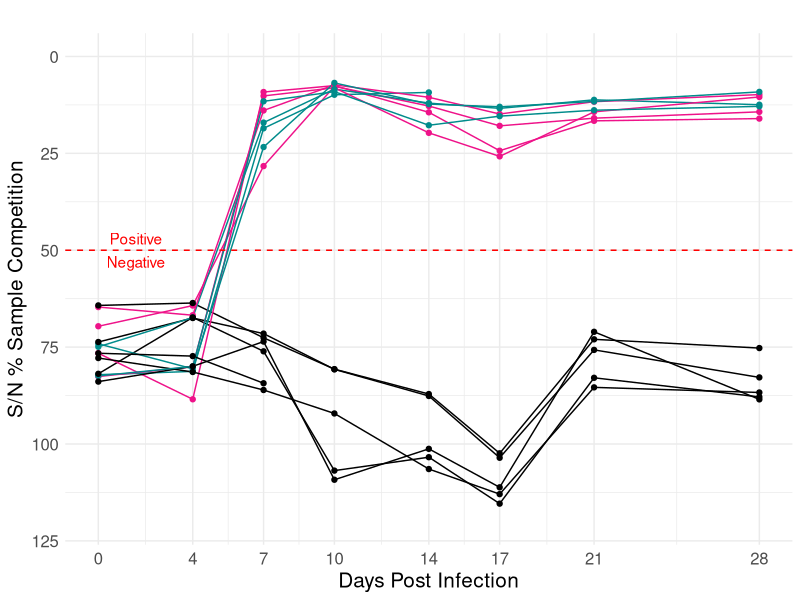
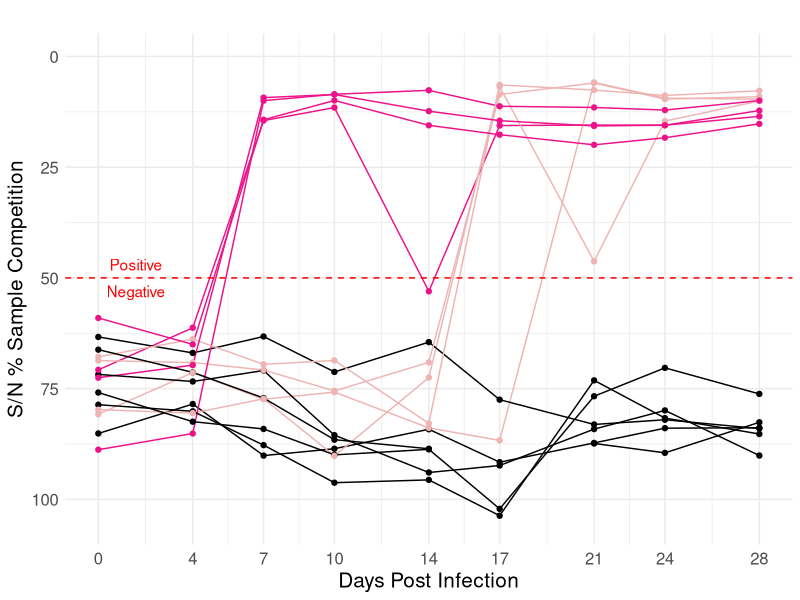
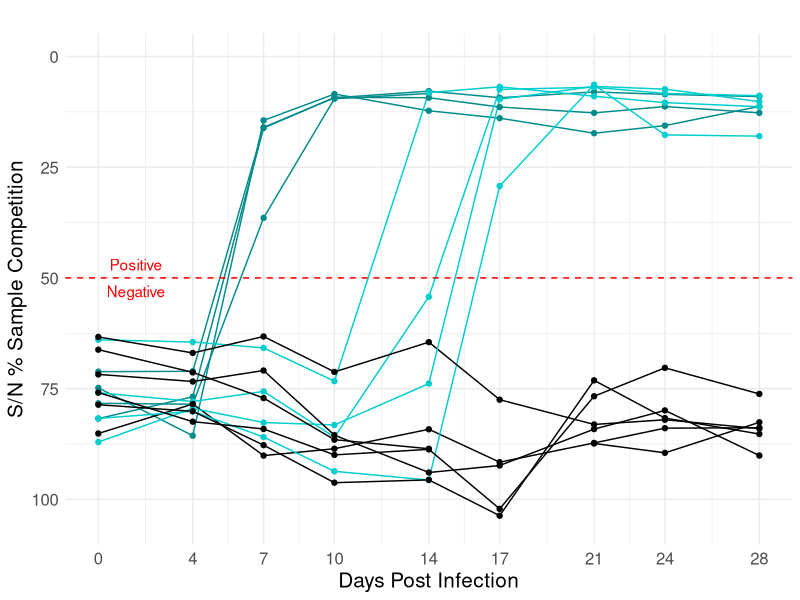
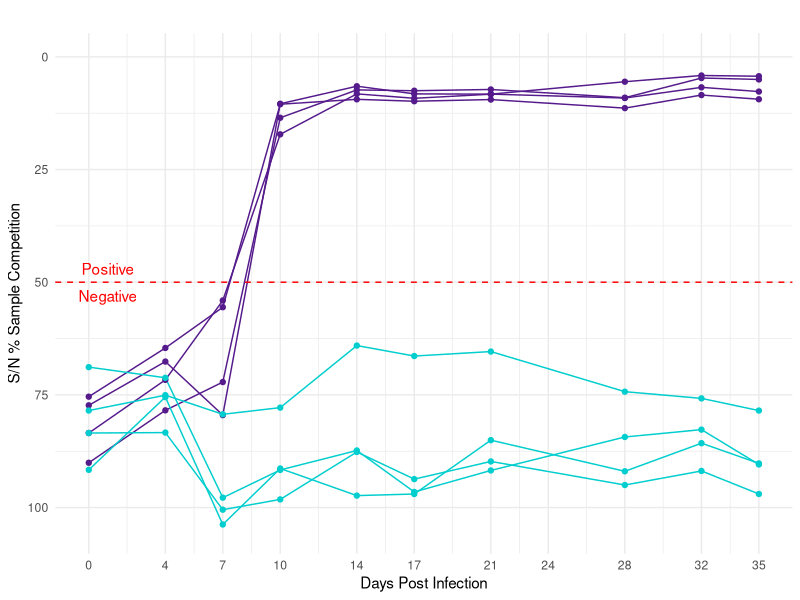
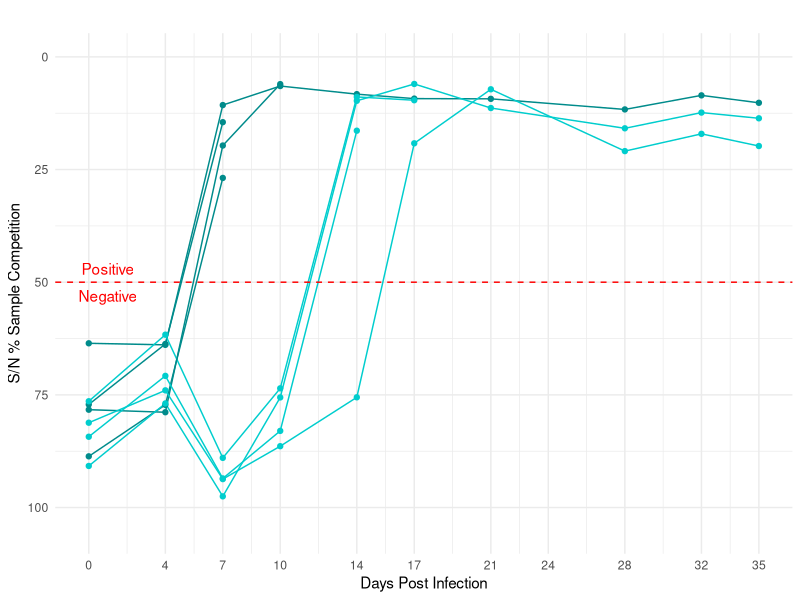
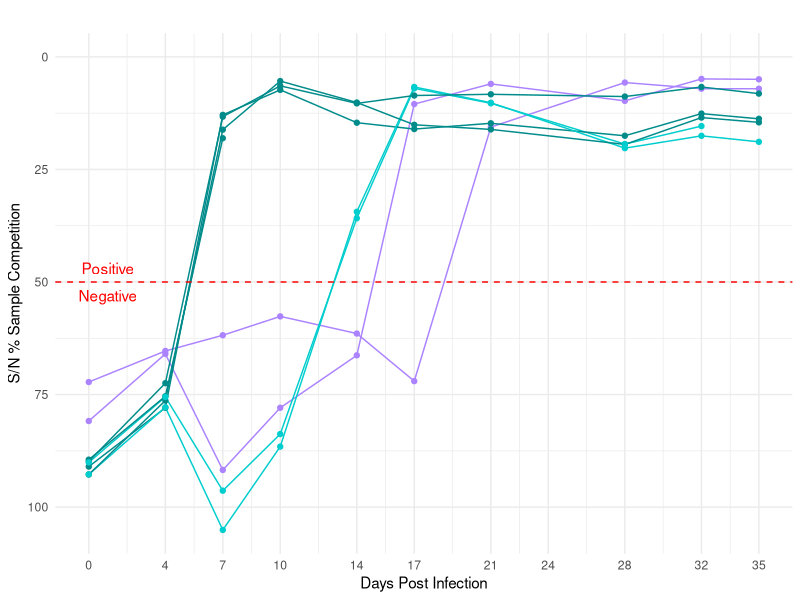
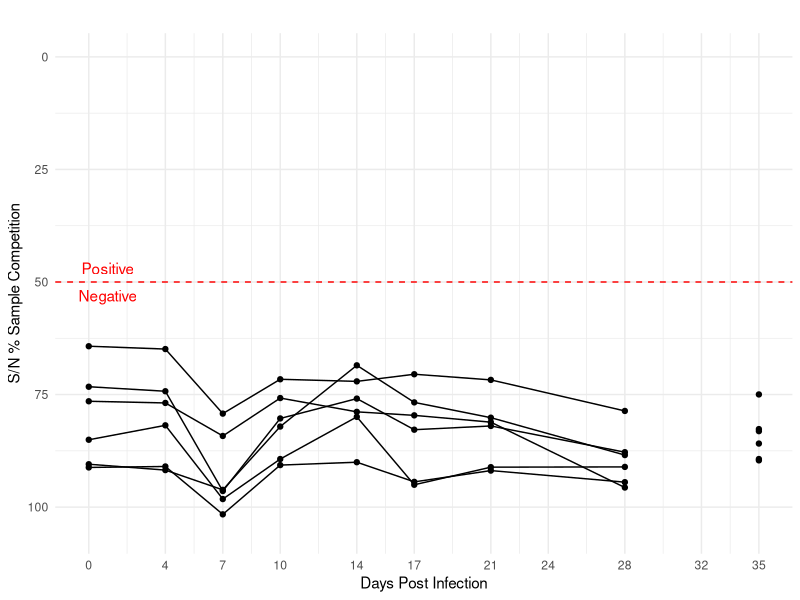
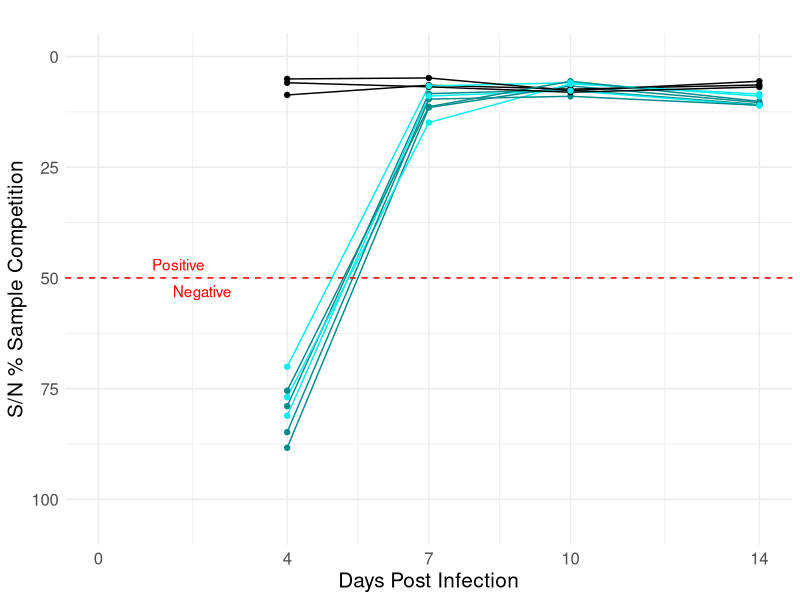

Write R code to recreate these figures, in order.
#############################################################################################################
# Empirical and model-based evidence for a negligible role of cattle in 
# peste des petits ruminants transmission and eradication

# Catherine M. Herzog#*, Fasil Aklilu#, Demeke Sibhatu, Dereje Shegu, 
# Redeat Belaineh, Abde Aliy Mohammed, Menbere Kidane,  Claudia Schulz,
# Brian J. Willett, Sarah Cleaveland, Dalan Bailey, Andrew R. Peters, 
# Isabella M. Cattadori, Peter J. Hudson, Hagos Asgedom, Joram Buza, 
# Mesfin Sahle Forza, Tesfaye Rufael Chibssa, Solomon Gebredufe, Nick Juleff, 
# Ottar N. Bjørnstad, Michael D. Baron, Vivek Kapur*

# Code for: analyze and visualize serology data for PPRV transmission trials
# Code written by: Catherine M. Herzog, PhD MPH

#############################################################################################################


######################
#  Load libraries ----
######################

library(ggplot2)   # for plotting figures
library(tidyverse) # for piping %>%

###############################################
#  Serology Data Import, Data Management  ----
###############################################

# Load the data by pointing to the location within the repo/project that this data resides (data folder)
trial1_sero <- read.csv("data/sero/trial1_sero.csv", header = TRUE)
trial2_sero <- read.csv("data/sero/trial2_sero.csv", header = TRUE)
trial3_sero <- read.csv("data/sero/trial3_sero.csv", header = TRUE)
trial3_chall_sero <- read.csv("data/sero/trial3_challenge_sero.csv", header = TRUE)
trial4_sero <- read.csv("data/sero/trial4_sero.csv", header = TRUE)
trial5_sero <- read.csv("data/sero/trial5_sero.csv", header = TRUE)

# Making sure each variable (column in data frame) is of the correct data type (factor, numeric, character, etc)
trial1_sero$eartag <- as.factor(trial1_sero$eartag)
trial1_sero$barn <- as.factor(trial1_sero$barn)
trial2_sero$eartag <- as.factor(trial2_sero$eartag)
trial2_sero$barn <- as.factor(trial2_sero$barn)
trial3_sero$eartag <- as.factor(trial3_sero$eartag)
trial3_sero$barn <- as.factor(trial3_sero$barn)
trial3_chall_sero$eartag <- as.factor(trial3_chall_sero$eartag)
trial3_chall_sero$barn <- as.factor(trial3_chall_sero$barn)
trial4_sero$eartag <- as.factor(trial4_sero$eartag)
trial4_sero$barn <- as.factor(trial4_sero$barn)
trial5_sero$eartag <- as.factor(trial5_sero$eartag)
trial5_sero$barn <- as.factor(trial5_sero$barn)


#####################
#  Trial 1 ----
#####################

trial1_cols <- c("1" = "black", "3" = "deeppink2", "5" = "cyan4") 

jpeg("output/sero/trial1_serology_FigS4C.jpeg", width = 6, height = 5, units = "in", quality = 100, res = 600)
ggplot(trial1_sero, aes(dpi, sn, color=barn)) +
  geom_line(aes(group = eartag)) +
  geom_point() +
  labs(title = "", x = "Days Post Infection", y = "S/N % Sample Competition") +
  scale_x_continuous(limits = c(0,28), breaks = c(0, 4, 7, 10, 14, 17, 21, 28)) +
  scale_y_reverse(limits = c(120, 0)) +
  scale_color_manual(name = "", 
                     labels = c("Control", "Sheep", "Goat"),
                     values = trial1_cols) +
  geom_hline(yintercept = 50, linetype = "dashed", color = "red") +
  annotate("text", x = 1.6, y = 47, label = "Positive", colour = "red") +
  annotate("text", x = 1.6, y = 53, label = "Negative", colour = "red") +
  theme_minimal() +
  theme(legend.position = "none", axis.text = element_text(size = 12), axis.title = element_text(size = 15))
invisible(dev.off())
# 5 missing values for control 808 that died
# 3 missing values for euthanized goat 25 after dpi 14


#####################
#  Trial 2 ----
#####################

trial2_g <- subset(trial2_sero, barn != 6) # goats 
trial2_s <- subset(trial2_sero, barn != 4) # sheep 
#controls are barn 5

trial2_cols <- c("4a" = "cyan4", "4b" = "cyan3", "5b" = "black", "6a" = "deeppink2", "6b" = "rosybrown2" )


jpeg("output/sero/trial2_serology_sheep_FigS5Cs.jpeg", width = 8, height = 7, units = "in", quality = 100, res = 600)
ss <- ggplot(trial2_s, aes(dpi, sn, color=barni)) +
  geom_line(aes(group = eartag)) +
  geom_point() +
  labs(title = "", x = "Days Post Infection", y = "S/N % Sample Competition") +
  scale_x_continuous(limits = c(0,28), breaks = c(0, 4, 7, 10, 14, 17, 21, 24, 28)) +
  scale_y_reverse(limits = c(105, 0)) +
  scale_color_manual(name = "Barn + Status", 
                     labels = c("All Controls", "Inoculated Sheep", "Sentinel Sheep"),
                     values = trial2_cols) +
  geom_hline(yintercept = 50, linetype = "dashed", color = "red") +
  annotate("text", x = 1.6, y = 47, label = "Positive", colour = "red") +
  annotate("text", x = 1.6, y = 53, label = "Negative", colour = "red") +
  theme_minimal() +
  theme(legend.position = "none", axis.title = element_text(size = 15), axis.text = element_text(size = 12))
ss
invisible(dev.off())


jpeg("output/sero/trial2_serology_goats_FigS5Cg.jpeg", width = 8, height = 7, units = "in", quality = 100, res = 600)
sg <- ggplot(trial2_g, aes(dpi, sn, color=barni)) +
  geom_line(aes(group = eartag)) +
  geom_point() +
  labs(title = "", x = "Days Post Infection", y = "S/N % Sample Competition") +
  scale_x_continuous(limits = c(0,28), breaks = c(0, 4, 7, 10, 14, 17, 21, 24, 28)) +
  scale_y_reverse(limits = c(105, 0)) +
  scale_color_manual(name = "Barn + Status", 
                     labels = c("Inoculated Goats", "Sentinel Goats", "All Controls"),
                     values = trial2_cols) +
  geom_hline(yintercept = 50, linetype = "dashed", color = "red") +
  annotate("text", x = 1.6, y = 47, label = "Positive", colour = "red") +
  annotate("text", x = 1.6, y = 53, label = "Negative", colour = "red") +
  theme_minimal() +
  theme(legend.position = "none", axis.title = element_text(size = 15), axis.text = element_text(size = 12))
sg
invisible(dev.off())
# 4 missing rows are the 4 dpis that animal 21 was dead for 17, 21, 24, 28


#####################
#  Trial 3 ----
#####################

# split by barn
trial3_b3_sero <- subset(trial3_sero, barn == 3) # Box A Inoculated cattle to sentinel goats
trial3_b4_sero <- subset(trial3_sero, barn == 4) # Box C Inoculated goats to sentinel cattle and goats (confirmatory)
trial3_b5_sero <- subset(trial3_sero, barn == 5) # Box B positive control goats
trial3_b6_sero <- subset(trial3_sero, barn == 6) # negative controls - not sampled

trial3_cols <- c("5a" = "cyan4", "5b" = "cyan3", "6b" = "black", "6c" = "black", "3a" = "purple4", "3b" = "cyan3", 
                 "4a" = "cyan4", "4b" = "cyan3", "4c" = "mediumpurple1")

jpeg("output/sero/trial3_b3_serology.jpeg", width = 8, height = 7, units = "in", quality = 100, res = 600)
ggplot(trial3_b3_sero, aes(dpi, sn, color=barni)) +
  geom_line(aes(group = eartag)) +
  geom_point() +
  labs(title = "", x = "Days Post Infection", y = "S/N % Sample Competition") +
  scale_x_continuous(limits = c(0,35), breaks = c(0, 4, 7, 10, 14, 17, 21, 24, 28, 32, 35)) +
  scale_y_reverse(limits = c(105, 0)) +
  scale_color_manual(name = "Barn A", 
                     labels = c("Cattle (Inoculated)", "Goats (In Contact)"),
                     values = trial3_cols) +
  geom_hline(yintercept = 50, linetype = "dashed", color = "red") +
  annotate("text", x = 1, y = 47, label = "Positive", colour = "red") +
  annotate("text", x = 1, y = 53, label = "Negative", colour = "red") +
  theme_minimal() + 
  theme(legend.position = "none")
invisible(dev.off())


jpeg("output/sero/trial3_b5_poscontrols_serology_FigS10A.jpeg", width = 8, height = 7, units = "in", quality = 100, res = 600)
ggplot(trial3_b5_sero, aes(dpi, sn, color=barni)) +
  geom_line(aes(group = eartag)) +
  geom_point() +
  labs(title = "", x = "Days Post Infection", y = "S/N % Sample Competition") +
  scale_x_continuous(limits = c(0,35), breaks = c(0, 4, 7, 10, 14, 17, 21, 24, 28, 32, 35)) +
  scale_y_reverse(limits = c(105, 0)) +
  scale_color_manual(name = "Barn B", 
                     labels = c("Goats (Inoculated)", "Goats (In Contact)"),
                     values = trial3_cols) +
  geom_hline(yintercept = 50, linetype = "dashed", color = "red") +
  annotate("text", x = 1, y = 47, label = "Positive", colour = "red") +
  annotate("text", x = 1, y = 53, label = "Negative", colour = "red") +
  theme_minimal() + 
  theme(legend.position = "none")
invisible(dev.off())
# 19 rows missing, all dead

jpeg("output/sero/trial3_b4_serology_Fig1C.jpeg", width = 8, height = 7, units = "in", quality = 100, res = 600)
ggplot(trial3_b4_sero, aes(dpi, sn, color=barni)) +
  geom_line(aes(group = eartag)) +
  geom_point() +
  labs(title = "", x = "Days Post Infection", y = "S/N % Sample Competition") +
  scale_x_continuous(limits = c(0,35), breaks = c(0, 4, 7, 10, 14, 17, 21, 24, 28, 32, 35)) +
  scale_y_reverse(limits = c(105.1, 0)) +    # made this 105.1 instead of 105, to accomodate 1 point
  scale_color_manual(name = "Barn C", 
                     labels = c("Goats (Inoculated)", "Goats (In Contact)", "Cattle (In Contact)"),
                     values = trial3_cols) +
  geom_hline(yintercept = 50, linetype = "dashed", color = "red") +
  annotate("text", x = 1, y = 47, label = "Positive", colour = "red") +
  annotate("text", x = 1, y = 53, label = "Negative", colour = "red") +
  theme_minimal() + 
  theme(legend.position = "none")
invisible(dev.off())
# 5 rows, 5 dead  

jpeg("output/sero/trial3_b6_negcontrols_serology_FigS10B.jpeg", width = 8, height = 7, units = "in", quality = 100, res = 600)
ggplot(trial3_b6_sero, aes(dpi, sn, color=barni)) +
  geom_line(aes(group = eartag)) +
  geom_point() +
  labs(title = "", x = "Days Post Infection", y = "S/N % Sample Competition") +
  scale_x_continuous(limits = c(0,35), breaks = c(0, 4, 7, 10, 14, 17, 21, 24, 28, 32, 35)) +
  scale_y_reverse(limits = c(105.1, 0)) +    # made this 105.1 instead of 105, to accomodate 1 point
  scale_color_manual(name = "Controls", 
                     labels = c("Goats", "Cattle"),
                     values = trial3_cols) +
  geom_hline(yintercept = 50, linetype = "dashed", color = "red") +
  annotate("text", x = 1, y = 47, label = "Positive", colour = "red") +
  annotate("text", x = 1, y = 53, label = "Negative", colour = "red") +
  theme_minimal() + 
  theme(legend.position = "none")
invisible(dev.off())


#####################
#  Trial 3 Challenge ----
#####################

trial3_chall_cols <- c("3" = "cyan4", "4" = "black", "6" = "cyan2")

jpeg("output/sero/trial3_challenge_serology_FigS9C.jpeg", width = 8, height = 7, units = "in", quality = 100, res = 600)
ggplot(trial3_chall_sero, aes(dpi, sn, color=barn)) +
  geom_line(aes(group = eartag)) +
  geom_point() +
  labs(title = "", x = "Days Post Infection", y = "S/N % Sample Competition") +
  scale_x_continuous(limits = c(0,14), breaks = c(0, 4, 7, 10, 14)) +
  scale_y_reverse(limits = c(105, 0)) +
  scale_color_manual(name = "", 
                     labels = c("Cattle sentinel goats", "Seropositive goats", "Negative Controls"),
                     values = trial3_chall_cols) +
  geom_hline(yintercept = 50, linetype = "dashed", color = "red") +
  annotate("text", x = 1.7, y = 47, label = "Positive", colour = "red") +
  annotate("text", x = 2.2, y = 53, label = "Negative", colour = "red") +
  theme_minimal() + 
  theme(legend.position = "none", axis.title = element_text(size = 15), axis.text = element_text(size = 12))
invisible(dev.off())


#####################
#  Trial 4 ----
#####################

# split by barn
trial4_b6_sero <- subset(trial4_sero, barn == 6) # box A Inoculated cattle to sentinel goats
trial4_b1_sero <- subset(trial4_sero, barn == 1) # box C Inoculated cattle to sentinel goats
trial4_b4_sero <- subset(trial4_sero, barn == 4) # Inoculated cattle to sentinel goats
trial4_b5_sero <- subset(trial4_sero, barn == 5) # positive controls 
trial4_b3_sero <- subset(trial4_sero, barn == 3) # negative controls 
trial4_b614_sero <- subset(trial4_sero, barn == 6 | barn == 1 | barn ==4) #all experimental together

trial4_cols <- c("6a" = "purple4", "6b" = "cyan3", "1a" = "purple4", "1b" = "cyan3", "4a" = "purple4", "4b" = "cyan3",
                 "5a" = "cyan4", "5b" = "cyan3", "3a" = "cyan3")
trial4_cols_sp <- c("Bovine" = "purple4", "Caprine" = "cyan3")


jpeg("output/sero/trial4_b6_serology.jpeg", width = 8, height = 7, units = "in", quality = 100, res = 600)
ggplot(trial4_b6_sero, aes(dpi, sn, color=barni)) +
  geom_line(aes(group = eartag)) +
  geom_point() +
  labs(title = "", x = "Days Post Infection", y = "S/N % Sample Competition") +
  scale_x_continuous(limits = c(0,35), breaks = c(0, 4, 7, 10, 14, 17, 21, 24, 28, 32, 35)) +
  scale_y_reverse(limits = c(105, 0)) +
  scale_color_manual(name = "Barn A", 
                     labels = c("Cattle (Inoculated)", "Goats (Sentinel)"),
                     values = trial4_cols) +
  geom_hline(yintercept = 50, linetype = "dashed", color = "red") +
  annotate("text", x = 1, y = 47, label = "Positive", colour = "red") +
  annotate("text", x = 1, y = 53, label = "Negative", colour = "red") +
  theme_minimal() + 
  theme(legend.position = "none")
invisible(dev.off())


jpeg("output/sero/trial4_b1_serology.jpeg", width = 8, height = 7, units = "in", quality = 100, res = 600)
ggplot(trial4_b1_sero, aes(dpi, sn, color=barni)) +
  geom_line(aes(group = eartag)) +
  geom_point() +
  labs(title = "", x = "Days Post Infection", y = "S/N % Sample Competition") +
  scale_x_continuous(limits = c(0,35), breaks = c(0, 4, 7, 10, 14, 17, 21, 24, 28, 32, 35)) +
  scale_y_reverse(limits = c(105, 0)) +
  scale_color_manual(name = "Barn B", 
                     labels = c("Cattle (Inoculated)", "Goats (Sentinel)"),
                     values = trial4_cols) +
  geom_hline(yintercept = 50, linetype = "dashed", color = "red") +
  annotate("text", x = 1, y = 47, label = "Positive", colour = "red") +
  annotate("text", x = 1, y = 53, label = "Negative", colour = "red") +
  theme_minimal() + 
  theme(legend.position = "none")
invisible(dev.off())

jpeg("output/sero/trial4_b4_serology.jpeg", width = 8, height = 7, units = "in", quality = 100, res = 600)
ggplot(trial4_b4_sero, aes(dpi, sn, color=barni)) +
  geom_line(aes(group = eartag)) +
  geom_point() +
  labs(title = "", x = "Days Post Infection", y = "S/N % Sample Competition") +
  scale_x_continuous(limits = c(0,35), breaks = c(0, 4, 7, 10, 14, 17, 21, 24, 28, 32, 35)) +
  scale_y_reverse(limits = c(105.1, 0)) +    # made this 105.1 instead of 105, to accommodate 1 point
  scale_color_manual(name = "Barn C", 
                     labels = c("Cattle (Inoculated)", "Goats (Sentinel)"),
                     values = trial4_cols) +
  geom_hline(yintercept = 50, linetype = "dashed", color = "red") +
  annotate("text", x = 1, y = 47, label = "Positive", colour = "red") +
  annotate("text", x = 1, y = 53, label = "Negative", colour = "red") +
  theme_minimal() + 
  theme(legend.position = "none")
invisible(dev.off())
# Eartag 181 died mechanical injury by dpi 21 so missing 3 rows

jpeg("output/sero/trial4_b5_poscontrols_serology_FigS11A.jpeg", width = 8, height = 7, units = "in", quality = 100, res = 600)
ggplot(trial4_b5_sero, aes(dpi, sn, color=barni)) +
  geom_line(aes(group = eartag)) +
  geom_point() +
  labs(title = "", x = "Days Post Infection", y = "S/N % Sample Competition") +
  scale_x_continuous(limits = c(0,35), breaks = c(0, 4, 7, 10, 14, 17, 21, 24, 28, 32, 35)) +
  scale_y_reverse(limits = c(105.1, 0)) +    # made this 105.1 instead of 105, to accommodate 1 point
  scale_color_manual(name = "Controls", 
                     labels = c("Goats (Inoculated)", "Goats (Sentinel)"),
                     values = trial4_cols) +
  geom_hline(yintercept = 50, linetype = "dashed", color = "red") +
  annotate("text", x = 1, y = 47, label = "Positive", colour = "red") +
  annotate("text", x = 1, y = 53, label = "Negative", colour = "red") +
  theme_minimal() + 
  theme(legend.position = "none")
invisible(dev.off())
# Eartag 172 Inoculated died 12/6/2020 by dpi 10, 175 sentinal and 179 Inoculated died by dpi 21  

jpeg("output/sero/trial4_b3_negcontrols_serology_FigS11B.jpeg", width = 8, height = 7, units = "in", quality = 100, res = 600)
ggplot(trial4_b3_sero, aes(dpi, sn, color=barni)) +
  geom_line(aes(group = eartag)) +
  geom_point() +
  labs(title = "", x = "Days Post Infection", y = "S/N % Sample Competition") +
  scale_x_continuous(limits = c(0,35), breaks = c(0, 4, 7, 10, 14, 17, 21, 24, 28, 32, 35)) +
  scale_y_reverse(limits = c(105.1, 0)) +    # made this 105.1 instead of 105, to accommodate 1 point
  scale_color_manual(name = "Controls", 
                     labels = c("Goats (Sentinel)"),
                     values = trial4_cols) +
  geom_hline(yintercept = 50, linetype = "dashed", color = "red") +
  annotate("text", x = 1, y = 47, label = "Positive", colour = "red") +
  annotate("text", x = 1, y = 53, label = "Negative", colour = "red") +
  theme_minimal() + 
  theme(legend.position = "none")
invisible(dev.off())

# All experimental together
jpeg("output/sero/trial4_b614_serology.jpeg", width = 8, height = 7, units = "in", quality = 100, res = 600)
ggplot(trial4_b614_sero, aes(dpi, sn, color=species)) +
  geom_line(aes(group = eartag)) +
  geom_point() +
  labs(title = "", x = "Days Post Infection", y = "S/N % Sample Competition") +
  scale_x_continuous(limits = c(0,35), breaks = c(0, 4, 7, 10, 14, 17, 21, 24, 28, 32, 35)) +
  scale_y_reverse(limits = c(105.1, 0)) +    # made this 105.1 instead of 105, to accommodate 1 point
  scale_color_manual(name = "Controls", 
                     #labels = c("Goats", "Cattle"),
                     values = trial4_cols_sp) +
  geom_hline(yintercept = 50, linetype = "dashed", color = "red") +
  annotate("text", x = 1, y = 47, label = "Positive", colour = "red") +
  annotate("text", x = 1, y = 53, label = "Negative", colour = "red") +
  theme_minimal() + 
  theme(legend.position = "none")
invisible(dev.off())
# Missing 3 rows due to goat 181



#####################
#  Trial 5 ----
#####################

trial5_cols <- c("1a" = "purple4", "2a" = "purple4", "5a" = "purple4", "6a" = "purple4",
                 "1b" = "cyan3", "2b" = "cyan3", "5b" = "cyan3", "6b" = "cyan3",
                 "3a" = "cyan4", "4b" = "cyan3") 

trial5_cols_sp <- c("Bovine" = "purple4", "Caprine" = "cyan3")

# split by barn
trial5_b1_sero <- subset(trial5_sero, barn == 1) # box D Inoculated cattle to sentinel goats
trial5_b2_sero <- subset(trial5_sero, barn == 2) # box C Inoculated cattle to sentinel goats
trial5_b5_sero <- subset(trial5_sero, barn == 5) # box A Inoculated cattle to sentinel goats
trial5_b6_sero <- subset(trial5_sero, barn == 6) # box B Inoculated cattle to sentinel goats
trial5_b3_sero <- subset(trial5_sero, barn == 3) # positive controls Box E
trial5_b4_sero <- subset(trial5_sero, barn == 4) # negative controls Box F
trial5_b1256_sero <- subset(trial5_sero, barn == 1 | barn == 2 | barn == 5 | barn == 6) # all experimental together

# Note although no sampling conducted on 24 dpi, this was in earlier trials to kept this on x axis for merging later.

jpeg("output/sero/trial5_b5_serology.jpeg", width = 8, height = 7, units = "in", quality = 100, res = 600)
ggplot(trial5_b5_sero, aes(dpi, sn, color=barni)) +
  geom_line(aes(group = eartag)) +
  geom_point() +
  labs(title = "", x = "Days Post Infection", y = "S/N % Sample Competition") +
  scale_x_continuous(limits = c(0,35), breaks = c(0, 4, 7, 10, 14, 17, 21, 24, 28, 32, 35)) +
  scale_y_reverse(limits = c(105, 0)) +
  scale_color_manual(name = "Barn A", 
                     labels = c("Cattle (Inoculated)", "Goats (Sentinel)"),
                     values = trial5_cols) +
  geom_hline(yintercept = 50, linetype = "dashed", color = "red") +
  annotate("text", x = 1, y = 47, label = "Positive", colour = "red") +
  annotate("text", x = 1, y = 53, label = "Negative", colour = "red") +
  theme_minimal() + 
  theme(legend.position = "none")
invisible(dev.off())
#Warning removed 1 row - the insane SN value for goat 232 on dpi 4 due to od2 being very high. Demeke is retesting as of 4/7

jpeg("output/sero/trial5_b6_serology.jpeg", width = 8, height = 7, units = "in", quality = 100, res = 600)
ggplot(trial5_b6_sero, aes(dpi, sn, color=barni)) +
  geom_line(aes(group = eartag)) +
  geom_point() +
  labs(title = "", x = "Days Post Infection", y = "S/N % Sample Competition") +
  scale_x_continuous(limits = c(0,35), breaks = c(0, 4, 7, 10, 14, 17, 21, 24, 28, 32, 35)) +
  scale_y_reverse(limits = c(105, 0)) +
  scale_color_manual(name = "Barn B", 
                     labels = c("Cattle (Inoculated)", "Goats (Sentinel)"),
                     values = trial5_cols) +
  geom_hline(yintercept = 50, linetype = "dashed", color = "red") +
  annotate("text", x = 1, y = 47, label = "Positive", colour = "red") +
  annotate("text", x = 1, y = 53, label = "Negative", colour = "red") +
  theme_minimal() + 
  theme(legend.position = "none")
invisible(dev.off())

jpeg("output/sero/trial5_b2_serology.jpeg", width = 8, height = 7, units = "in", quality = 100, res = 600)
ggplot(trial5_b2_sero, aes(dpi, sn, color=barni)) +
  geom_line(aes(group = eartag)) +
  geom_point() +
  labs(title = "", x = "Days Post Infection", y = "S/N % Sample Competition") +
  scale_x_continuous(limits = c(0,35), breaks = c(0, 4, 7, 10, 14, 17, 21, 24, 28, 32, 35)) +
  scale_y_reverse(limits = c(105.1, 0)) +    # made this 105.1 instead of 105, to accomodate 1 point
  scale_color_manual(name = "Barn C", 
                     labels = c("Cattle (Inoculated)", "Goats (Sentinel)"),
                     values = trial5_cols) +
  geom_hline(yintercept = 50, linetype = "dashed", color = "red") +
  annotate("text", x = 1, y = 47, label = "Positive", colour = "red") +
  annotate("text", x = 1, y = 53, label = "Negative", colour = "red") +
  theme_minimal() + 
  theme(legend.position = "none")
invisible(dev.off())

jpeg("output/sero/trial5_b1_serology.jpeg", width = 8, height = 7, units = "in", quality = 100, res = 600)
ggplot(trial5_b1_sero, aes(dpi, sn, color=barni)) +
  geom_line(aes(group = eartag)) +
  geom_point() +
  labs(title = "", x = "Days Post Infection", y = "S/N % Sample Competition") +
  scale_x_continuous(limits = c(0,35), breaks = c(0, 4, 7, 10, 14, 17, 21, 24, 28, 32, 35)) +
  scale_y_reverse(limits = c(105.1, 0)) +    # made this 105.1 instead of 105, to accomodate 1 point
  scale_color_manual(name = "Barn C", 
                     labels = c("Cattle (Inoculated)", "Goats (Sentinel)"),
                     values = trial5_cols) +
  geom_hline(yintercept = 50, linetype = "dashed", color = "red") +
  annotate("text", x = 1, y = 47, label = "Positive", colour = "red") +
  annotate("text", x = 1, y = 53, label = "Negative", colour = "red") +
  theme_minimal() + 
  theme(legend.position = "none")
invisible(dev.off())

jpeg("output/sero/trial5_b3_poscontrols_serology_FigS12A.jpeg", width = 8, height = 7, units = "in", quality = 100, res = 600)
ggplot(trial5_b3_sero, aes(dpi, sn, color=barni)) +
  geom_line(aes(group = eartag)) +
  geom_point() +
  labs(title = "", x = "Days Post Infection", y = "S/N % Sample Competition") +
  scale_x_continuous(limits = c(0,35), breaks = c(0, 4, 7, 10, 14, 17, 21, 24, 28, 32, 35)) +
  scale_y_reverse(limits = c(105.1, 0)) +    # made this 105.1 instead of 105, to accomodate 1 point
  scale_color_manual(name = "Controls", 
                     labels = c("Goats (Inoculated)"),
                     values = trial5_cols) +
  geom_hline(yintercept = 50, linetype = "dashed", color = "red") +
  annotate("text", x = 1, y = 47, label = "Positive", colour = "red") +
  annotate("text", x = 1, y = 53, label = "Negative", colour = "red") +
  theme_minimal() + 
  theme(legend.position = "none")
invisible(dev.off())
# Eartag died by dpi 8 so set value to blank in csv manually (so 7 sampling dates removed)

jpeg("output/sero/trial5_b4_negcontrols_serology_FigS12B.jpeg", width = 8, height = 7, units = "in", quality = 100, res = 600)
ggplot(trial5_b4_sero, aes(dpi, sn, color=barni)) +
  geom_line(aes(group = eartag)) +
  geom_point() +
  labs(title = "", x = "Days Post Infection", y = "S/N % Sample Competition") +
  scale_x_continuous(limits = c(0,35), breaks = c(0, 4, 7, 10, 14, 17, 21, 24, 28, 32, 35)) +
  scale_y_reverse(limits = c(105.1, 0)) +    # made this 105.1 instead of 105, to accomodate 1 point
  scale_color_manual(name = "Controls", 
                     labels = c("Goats (Sentinel)"),
                     values = trial5_cols) +
  geom_hline(yintercept = 50, linetype = "dashed", color = "red") +
  annotate("text", x = 1, y = 47, label = "Positive", colour = "red") +
  annotate("text", x = 1, y = 53, label = "Negative", colour = "red") +
  theme_minimal() + 
  theme(legend.position = "none")
invisible(dev.off())
# One goat positive on dpi 10 and will have Demeke retest this as of 4/7/21

# All experimental together
jpeg("output/sero/trial5_b1256_serology.jpeg", width = 8, height = 7, units = "in", quality = 100, res = 600)
ggplot(trial5_b1256_sero, aes(dpi, sn, color=species)) +
  geom_line(aes(group = eartag)) +
  geom_point() +
  labs(title = "", x = "Days Post Infection", y = "S/N % Sample Competition") +
  scale_x_continuous(limits = c(0,35), breaks = c(0, 4, 7, 10, 14, 17, 21, 24, 28, 32, 35)) +
  scale_y_reverse(limits = c(105.1, 0)) +    # made this 105.1 instead of 105, to accomodate 1 point
  scale_color_manual(name = "Controls", 
                     #labels = c("Goats", "Cattle"),
                     values = trial5_cols_sp) +
  geom_hline(yintercept = 50, linetype = "dashed", color = "red") +
  annotate("text", x = 1, y = 47, label = "Positive", colour = "red") +
  annotate("text", x = 1, y = 53, label = "Negative", colour = "red") +
  theme_minimal() + 
  theme(legend.position = "none")
invisible(dev.off())
#Warning removed 1 row - the insane SN value for goat 232 on dpi 4 due to od2 being very high. Demeke is retesting as of 4/7


#################################
#  Combined Trials 3-5 ----
#################################

#remove controls + any other barns put datasets together
trial3_sero_nc <- subset(trial3_sero, barn == 3) 
trial4_sero_nc <- subset(trial4_sero, barn != 5 & barn != 3) 
trial5_sero_nc <- subset(trial5_sero, barn != 3 & barn != 4) 

jointdat_sero <- rbind(trial3_sero_nc, trial4_sero_nc, trial5_sero_nc)
jointdat_sero <- jointdat_sero %>% mutate(barniv2 = case_when(barni == "3a" ~ "Ci1",
                                                              barni == "1a" ~ "Ci1",
                                                              barni == "4a" ~ "Ci1",
                                                              barni == "6a" ~ "Ci1",
                                                              barni == "2a" ~ "Ci1",
                                                              barni == "5a" ~ "Ci1",
                                                              barni == "3b" ~ "Gi0",
                                                              barni == "1b" ~ "Gi0",
                                                              barni == "4b" ~ "Gi0",
                                                              barni == "6b" ~ "Gi0",
                                                              barni == "2b" ~ "Gi0",
                                                              barni == "5b" ~ "Gi0"))
# Barns 3 (A) C to G experimental
# Barns 1, 4, 6 experimental
# Barns 1 (D), 2 (C), 5 (A), 6 (B) experimental
comb345_cols <- c("Ci1" = "purple4", "Gi0" = "cyan3")

# Manuscript Figure 2c ----
jpeg("output/sero/trials345_serology_Fig2C.jpeg", width = 8, height = 7, units = "in", quality = 100, res = 600)
ggplot(jointdat_sero, aes(dpi, sn, color=barniv2)) +
  geom_line(aes(group = eartag)) +
  geom_point() +
  labs(title = "", x = "Days Post Infection", y = "S/N % Sample Competition") +
  scale_x_continuous(limits = c(0,35), breaks = c(0, 4, 7, 10, 14, 17, 21, 24, 28, 32, 35)) +
  scale_y_reverse(limits = c(105, 0)) +
  scale_color_manual(name = "", 
                     labels = c("Cattle (Inoculated)", "Goats (Sentinel)"),
                     values = comb345_cols) +
  geom_hline(yintercept = 50, linetype = "dashed", color = "red") +
  annotate("text", x = 1, y = 47, label = "Positive", colour = "red") +
  annotate("text", x = 1, y = 53, label = "Negative", colour = "red") +
  theme_minimal() + 
  theme(legend.position = "none", axis.title = element_text(size = 15), axis.text = element_text(size = 12))
invisible(dev.off())



